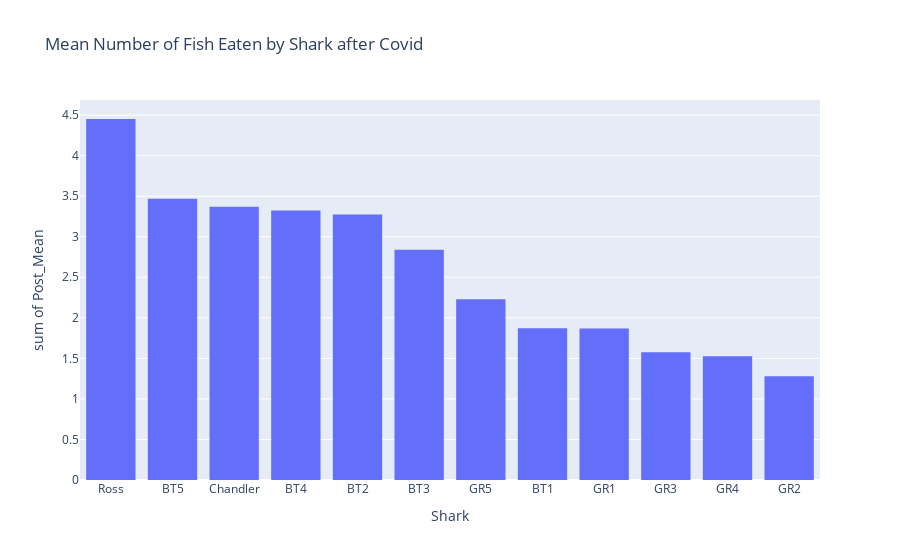

Notebook code cell kept with this figure:
### Code cell
fig = px.histogram(post_eaten_means_sorted, x="Shark", y="Post_Mean", 
                   title = "Mean Number of Fish Eaten by Shark after Covid",
                  labels={
                     "Shark": "Shark",
                     "Mean": " Mean Number of Fish",
                 })
fig.show()

### Figure 1 — Plotly figure (JSON) as saved in the notebook; plotly's stock layout.template omitted (floating-point values rounded to 4 significant figures)
{"data": [{"alignmentgroup": "True", "bingroup": "x", "histfunc": "sum", "hovertemplate": "Shark=%{x}<br>sum of Post_Mean=%{y}<extra></extra>", "legendgroup": "", "marker": {"color": "#636efa"}, "name": "", "offsetgroup": "", "orientation": "v", "showlegend": false, "type": "histogram", "x": ["Ross", "BT5", "Chandler", "BT4", "BT2", "BT3", "GR5", "BT1", "GR1", "GR3", "GR4", "GR2"], "xaxis": "x", "y": [4.452, 3.468, 3.371, 3.323, 3.274, 2.839, 2.23, 1.871, 1.869, 1.574, 1.525, 1.279], "yaxis": "y"}], "layout": {"barmode": "relative", "legend": {"tracegroupgap": 0}, "title": {"text": "Mean Number of Fish Eaten by Shark after Covid"}, "xaxis": {"anchor": "y", "domain": [0, 1], "title": {"text": "Shark"}}, "yaxis": {"anchor": "x", "domain": [0, 1], "title": {"text": "sum of Post_Mean"}}}}
